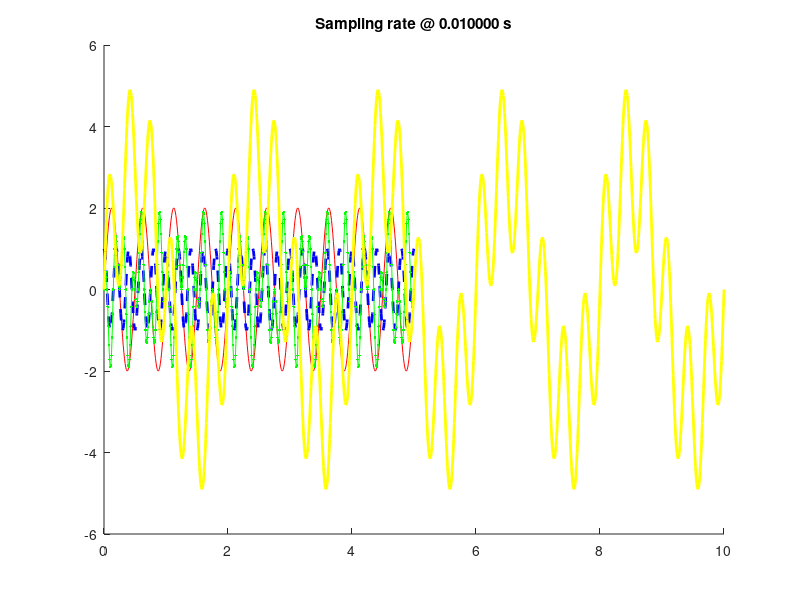

Write MATLAB code to recreate this figure.
T_a = 0.01;
t5 = 0:T_a:5;

hold on
x = 2 * sin(4 * pi * t5);
plot(t5, x, "r");

y = cos(10 * pi * t5);
plot(t5, y, "b--", "LineWidth", 2);

z = x .* y;
plot(t5, z, "-g.");

t10 = 0:T_a:10;

w = 3 * sin(pi * t10) + 2 * sin(6 * pi * t10);
plot(t10, w, "y", "LineWidth", 2);

title(sprintf("Sampling rate @ %f s", T_a));
hold off